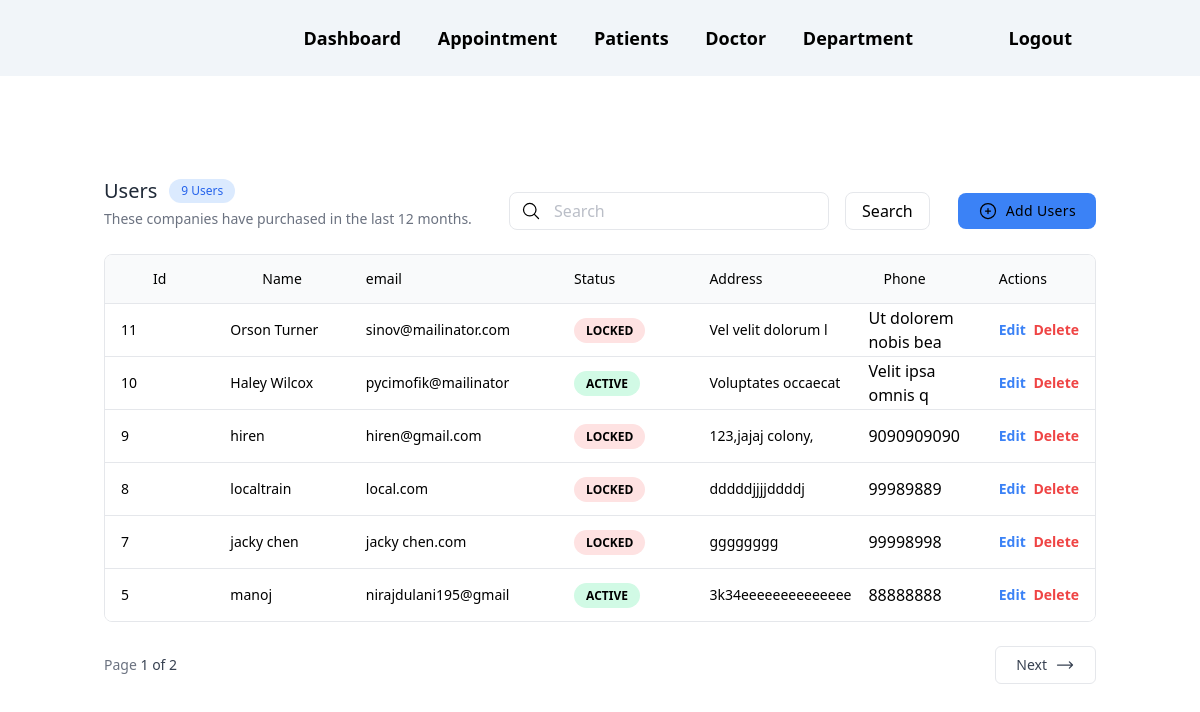
The page /users/index.php on the database its author committed.
### tables this page shows
CREATE TABLE `users` (
  `id` int(20) NOT NULL,
  `fullname` varchar(20) NOT NULL,
  `email` varchar(20) NOT NULL,
  `contact` text NOT NULL,
  `address` varchar(20) NOT NULL,
  `status` varchar(20) NOT NULL
);

### lib/db.php (called while the page is built, shortened)
<?php
 class db
{
  public $conn;
  public $host = "localhost";
  public $user = "root";
  public $password = "";
  public $dbname = 'mvcdata';
  public $table_name = '';
  public function __construct()
  {
    $this->conn = new mysqli($this->host, $this->user, $this->password, $this->dbname);
  }
  public  function total()
  {
    $total= $this->conn->query("SELECT * FROM $this->table_name")->fetch_all(MYSQLI_ASSOC);
    return count($total);
  }
  public function paginate($page_no = 1, $limit = 5, $search = '')
  {
    $total_records = $this->total();
    $total_pages = ceil($total_records / $limit);
    $start_from = ($page_no - 1) * $limit;
    $rows = $this->conn->query("SELECT * FROM $this->table_name WHERE fullname LIKE '%$search%'	ORDER BY id DESC LIMIT  $start_from, $limit")->fetch_all(MYSQLI_ASSOC);
    $data = [
      'page_no' => $page_no,
      'total' => $total_records,
      'total_pages' => $total_pages,
      'users' => $rows
    ];
    return $data;
  }
}

### lib/helper.php (called while the page is built, shortened)
<?php
require_once 'db.php';
function set_url($link)
{
  $actual_link = (empty($_SERVER['HTTPS']) ? 'http' : 'https') . "://$_SERVER[HTTP_HOST]$_SERVER[SCRIPT_NAME]?" . $link;
  return $actual_link;
}

### users/index.php (the view, shortened to what this page needs)
<?php
 require_once '../lib/db.php';
 require_once '../lib/helper.php';
 require_once '../layout/header.php';
 $db = new db();
 $db->table_name = 'users';
 $search = isset($_POST['search']) ? $_POST['search'] : '';
 $page = isset($_GET['page']) ? $_GET['page'] : 1;
 $data =  $db->paginate($page, 6, $search);
 extract($data);
 ?>
<div class="sm:flex sm:items-center sm:justify-between text-">
  <div>
    <div class="flex items-center gap-x-3">
      <h2 class="text-xl font-medium text-gray-800 dark:text-black">Users</h2>
      <span class="px-3 py-1 text-xs text-blue-600 bg-blue-100 rounded-full dark:bg-gray-800 dark:text-black">
        <?= $total ?> Users</span>
    </div>
    <p class="mt-1 text-sm text-gray-500 dark:text-gray-300">These companies have purchased in the last 12 months.</p>
  </div>
  <div class="flex items-center mt-4 gap-x-3">
    <form class="relative flex items-center mt-4 md:mt-0" action="<?= set_url('') ?>" method="post">
      <span class="absolute">
        <svg xmlns="http://www.w3.org/2000/svg" fill="none" viewBox="0 0 24 24" stroke-width="1.5" stroke="currentColor" class="w-5 h-5 mx-3 text-black">
          <path stroke-linecap="round" stroke-linejoin="round" d="M21 21l-5.197-5.197m0 0A7.5 7.5 0 105.196 5.196a7.5 7.5 0 0010.607 10.607z" />
        </svg>
      </span>
      <input type="text" placeholder="Search" name="search" class="block w-full py-1.5 pr-5 text-gray-700 bg-white border border-gray-200 rounded-lg md:w-80 placeholder-gray-400/70 pl-11 rtl:pr-11 rtl:pl-5 dark:bg-gray-900 dark:text-gray-300 dark:border-gray-600 focus:border-blue-400 dark:focus:border-blue-300 focus:ring-blue-300 focus:outline-none focus:ring focus:ring-opacity-40">
      <button class="mx-4 border py-1.5 px-4 rounded-lg" type="submit">Search</button>
    </form>
    <a href="<?= '/users/edit.php' ?>">
      <button class="flex items-center justify-center w-1/2 px-5 py-2 text-sm tracking-wide text-black transition-colors duration-200 bg-blue-500 rounded-lg shrink-0 sm:w-auto gap-x-2 hover:bg-blue-600 dark:hover:bg-blue-500 dark:bg-blue-600">
        <svg xmlns="http://www.w3.org/2000/svg" fill="none" viewBox="0 0 24 24" stroke-width="1.5" stroke="currentColor" class="w-5 h-5">
          <path stroke-linecap="round" stroke-linejoin="round" d="M12 9v6m3-3H9m12 0a9 9 0 11-18 0 9 9 0 0118 0z" />
        </svg>
        <span>Add Users</span>
      </button>
    </a>
  </div>
</div>
<div class="flex flex-col mt-6">
  <div class="-mx-4 -my-2 overflow-x-auto sm:-mx-6 lg:-mx-8">
    <div class="inline-block min-w-full py-2 align-middle md:px-6 lg:px-8">
      <div class="overflow-hidden border border-gray-200 dark:border-gray-700 md:rounded-lg">
        <table class="min-w-full divide-y divide-gray-200 dark:divide-gray-700">
          <thead class="bg-gray-50 dark:bg-gray-800">
            <tr>
              <th scope="col" class="px-12 py-3.5 text-sm font-normal text-left rtl:text-right text-black dark:text-black">
                Id
              </th>
              <th scope="col" class="px-12 py-3.5 text-sm font-normal text-left rtl:text-right text-black dark:text-black">
                Name
              </th>
              <th scope="col" class="py-3.5 px-4 text-sm font-normal text-left rtl:text-right text-black dark:text-black">
                email
              </th>
              <th scope="col" class="px-12 py-3.5 text-sm font-normal text-left rtl:text-right text-black dark:text-black">
                Status
              </th>
              <th scope="col" class="px-4 py-3.5 text-sm font-normal text-left rtl:text-right text-black dark:text-black">
                Address
              </th>
              <th scope="col" class="px-4 py-3.5 text-sm font-normal text-left rtl:text-right text-black dark:text-black">Phone</th>
              <th scope="col" class="px-4 py-3.5 text-sm font-normal text-left rtl:text-right text-black dark:text-black">Actions</th>
            </tr>
          </thead>
          <tbody class="bg-white divide-y divide-gray-200 dark:divide-gray-700 dark:bg-gray-900">
            <?php foreach ($users as $user) : ?>
              <tr>
                <td class="px-4 py-4 text-sm font-medium whitespace-nowrap text-black"><?= $user['id'] ?></td>
                <td class="px-4 py-4 text-sm font-medium whitespace-nowrap text-black"><?= $user['fullname'] ?></td>
                <td class="px-4 py-4 text-sm font-medium whitespace-nowrap text-black"><?= $user['email'] ?></td>
                <td class="px-12 py-4 text-sm font-medium whitespace-nowrap">
                  <div class="uppercase inline px-3 py-1 text-xs  font-semibold rounded-full   gap-x-2 <?= $user['status'] == 'active' ? 'bg-emerald-100' : 'bg-red-100' ?>">
                    <?= $user['status'] ?>
                  </div>
                </td>
                <td class="px-4 py-4 text-sm whitespace-nowrap">
                  <div>
                    <p class="text-black">
                      <?= $user['address'] ?>
                    </p>
                  </div>
                </td>
                <td class="text-black">
                  <?= $user['contact'] ?>
                </td>
                <td class="px-4 py-4 text-sm whitespace-nowrap">
                  <a href="<?= '/users/edit.php?id=' . $user['id'] ?>" class="text-blue-500 font-bold ">
                    Edit
                  </a>
                  <a href="<?= set_url('delete=' . $user['id']) ?>" class="text-red-500   font-bold  ml-1">
                    Delete
                  </a>
                </td>
              </tr>
            <?php endforeach; ?>
          </tbody>
        </table>
      </div>
    </div>
  </div>
</div>
<div class="mt-6 sm:flex sm:items-center sm:justify-between ">
  <div class="text-sm text-gray-500 dark:text-gray-400">
    Page <span class="font-medium text-gray-700 dark:text-gray-100"><?= $page_no ?> of <?= $total_pages ?></span>
  </div>
  <div class="flex items-center mt-4 gap-x-4 sm:mt-0">
    <?php if ($total_pages - $page_no > 0) : ?>
      <a href="<?= set_url('&page=' . $page_no + 1) ?>" class="flex items-center justify-center w-1/2 px-5 py-2 text-sm text-gray-700 capitalize transition-colors duration-200 bg-white border rounded-md sm:w-auto gap-x-2 hover:bg-gray-100 dark:bg-gray-900 dark:text-gray-200 dark:border-gray-700 dark:hover:bg-gray-800">
        <span>
          Next
        </span>
        <svg xmlns="http://www.w3.org/2000/svg" fill="none" viewBox="0 0 24 24" stroke-width="1.5" stroke="currentColor" class="w-5 h-5 rtl:-scale-x-100">
          <path stroke-linecap="round" stroke-linejoin="round" d="M17.25 8.25L21 12m0 0l-3.75 3.75M21 12H3" />
        </svg>
      </a>
    <?php endif ?>
  </div>
</div>
<?php
 require_once '../layout/footer.php';
 ?>

### rows shown on the page
users: id "11", fullname "Orson Turner", email "sinov@mailinator.com", status "LOCKED", address "Vel velit dolorum l", contact "Ut dolorem nobis bea"
users: id "10", fullname "Haley Wilcox", email "pycimofik@mailinator", status "ACTIVE", address "Voluptates occaecat", contact "Velit ipsa omnis q"
users: id "9", fullname "hiren", email "hiren@gmail.com", status "LOCKED", address "123,jajaj colony,", contact "9090909090"
users: id "8", fullname "localtrain", email "local.com", status "LOCKED", address "dddddjjjjddddj", contact "99989889"
users: id "7", fullname "jacky chen", email "jacky chen.com", status "LOCKED", address "gggggggg", contact "99998998"
users: id "5", fullname "manoj", email "nirajdulani195@gmail", status "ACTIVE", address "3k34eeeeeeeeeeeeee", contact "88888888"

### other values the page prints
$total "9"
$page_no "1"
$total_pages "2"
